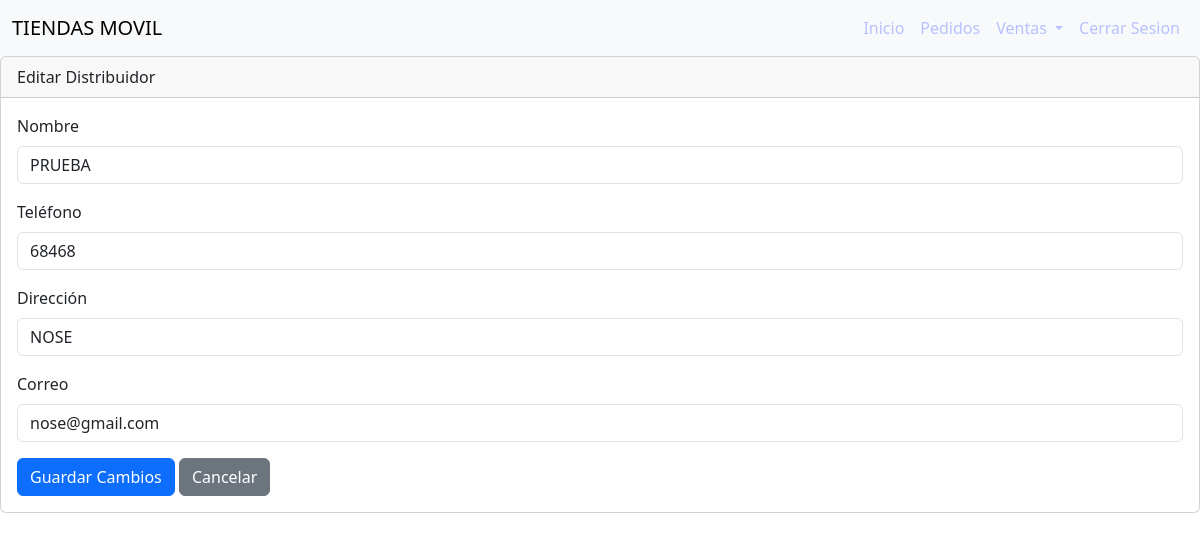
The page /secciones/empleados/ditribuidor/editar.php?id=6 (signed in) on the database its author committed.
### tables this page shows
CREATE TABLE `empleados` (
  `id_empleado` int NOT NULL AUTO_INCREMENT,
  `nombre` varchar(50) DEFAULT NULL,
  `apellido` varchar(50) DEFAULT NULL,
  `CI` varchar(100) DEFAULT NULL,
  `direccion` varchar(1000) DEFAULT NULL,
  `telefono` int DEFAULT NULL,
  `garantia` decimal(10,2) DEFAULT NULL,
  `fecha_nacimiento` date DEFAULT NULL,
  `fecha_ingreso` date DEFAULT NULL,
  `correo` varchar(1000) DEFAULT NULL,
  `activo` tinyint DEFAULT NULL,
  `rol` int NOT NULL,
  PRIMARY KEY (`id_empleado`),
  KEY `fk_empleados_rol1_idx` (`rol`),
  CONSTRAINT `fk_empleados_rol1` FOREIGN KEY (`rol`) REFERENCES `rol` (`idrol`)
);

### secciones/empleados/ditribuidor/editar.php (the view, shortened to what this page needs)
<?php
include("../../../bd.php");
if (isset($_GET['id'])) {
    $id_distribuidor = $_GET['id'];
    $consulta_distribuidor = $conexion->prepare("SELECT * FROM empleados WHERE id_empleado = :id");
    $consulta_distribuidor->execute(array(':id' => $id_distribuidor));
    $distribuidor = $consulta_distribuidor->fetch(PDO::FETCH_ASSOC);
} else {
    echo "ID de distribuidor no proporcionado.";
    exit();
}
include("../../../templates/header.php");
?>
<div class="card">
    <div class="card-header">
        Editar Distribuidor
    </div>
    <div class="card-body">
        <form action="" method="post">
            <div class="mb-3">
                <label for="nombre" class="form-label">Nombre</label>
                <input type="text" class="form-control" name="nombre" id="nombre" value="<?php echo $distribuidor['nombre']; ?>">
            </div>
            <div class="mb-3">
                <label for="telefono" class="form-label">Teléfono</label>
                <input type="text" class="form-control" name="telefono" id="telefono" value="<?php echo $distribuidor['telefono']; ?>">
            </div>
            <div class="mb-3">
                <label for="direccion" class="form-label">Dirección</label>
                <input type="text" class="form-control" name="direccion" id="direccion" value="<?php echo $distribuidor['direccion']; ?>">
            </div>
            <div class="mb-3">
                <label for="correo" class="form-label">Correo</label>
                <input type="email" class="form-control" name="correo" id="correo" value="<?php echo $distribuidor['correo']; ?>">
            </div>
            <button type="submit" class="btn btn-primary">Guardar Cambios</button>
            <a class="btn btn-secondary" href="index.php" role="button">Cancelar</a>
        </form>
    </div>
</div>

### rows shown on the page
empleados: nombre "PRUEBA", telefono "68468", direccion "NOSE", correo "nose@gmail.com"
